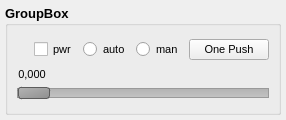
<?xml version="1.0" encoding="UTF-8"?>
<ui version="4.0">
 <class>DC1394Slider</class>
 <widget class="QWidget" name="DC1394Slider">
  <property name="geometry">
   <rect>
    <x>0</x>
    <y>0</y>
    <width>286</width>
    <height>120</height>
   </rect>
  </property>
  <property name="windowTitle">
   <string>Form</string>
  </property>
  <layout class="QGridLayout" name="gridLayout">
   <property name="leftMargin">
    <number>5</number>
   </property>
   <property name="topMargin">
    <number>5</number>
   </property>
   <property name="rightMargin">
    <number>5</number>
   </property>
   <property name="bottomMargin">
    <number>5</number>
   </property>
   <property name="spacing">
    <number>5</number>
   </property>
   <item row="0" column="0">
    <widget class="QGroupBox" name="label">
     <property name="font">
      <font>
       <pointsize>10</pointsize>
       <weight>75</weight>
       <bold>true</bold>
      </font>
     </property>
     <property name="title">
      <string>GroupBox</string>
     </property>
     <layout class="QVBoxLayout" name="verticalLayout_2">
      <item>
       <widget class="QWidget" name="widget_2" native="true">
        <property name="font">
         <font>
          <pointsize>8</pointsize>
          <weight>50</weight>
          <bold>false</bold>
         </font>
        </property>
        <layout class="QVBoxLayout" name="verticalLayout">
         <property name="spacing">
          <number>0</number>
         </property>
         <property name="leftMargin">
          <number>0</number>
         </property>
         <property name="topMargin">
          <number>0</number>
         </property>
         <property name="rightMargin">
          <number>0</number>
         </property>
         <property name="bottomMargin">
          <number>0</number>
         </property>
         <item>
          <layout class="QHBoxLayout" name="horizontalLayout_2" stretch="0">
           <item>
            <widget class="QWidget" name="widget_1" native="true">
             <property name="maximumSize">
              <size>
               <width>16777215</width>
               <height>25</height>
              </size>
             </property>
             <layout class="QHBoxLayout" name="horizontalLayout">
              <property name="leftMargin">
               <number>0</number>
              </property>
              <property name="topMargin">
               <number>0</number>
              </property>
              <property name="rightMargin">
               <number>0</number>
              </property>
              <property name="bottomMargin">
               <number>0</number>
              </property>
              <item>
               <spacer name="horizontalSpacer">
                <property name="orientation">
                 <enum>Qt::Horizontal</enum>
                </property>
                <property name="sizeHint" stdset="0">
                 <size>
                  <width>40</width>
                  <height>20</height>
                 </size>
                </property>
               </spacer>
              </item>
              <item>
               <widget class="QCheckBox" name="pPwr">
                <property name="text">
                 <string>pwr</string>
                </property>
               </widget>
              </item>
              <item>
               <widget class="QRadioButton" name="pRBa">
                <property name="text">
                 <string>auto</string>
                </property>
               </widget>
              </item>
              <item>
               <widget class="QRadioButton" name="pRBm">
                <property name="text">
                 <string>man</string>
                </property>
               </widget>
              </item>
              <item>
               <widget class="QPushButton" name="m_OnePush">
                <property name="text">
                 <string>One Push</string>
                </property>
               </widget>
              </item>
             </layout>
            </widget>
           </item>
          </layout>
         </item>
         <item>
          <widget class="QWidget" name="widget" native="true">
           <property name="minimumSize">
            <size>
             <width>0</width>
             <height>20</height>
            </size>
           </property>
           <property name="maximumSize">
            <size>
             <width>16777215</width>
             <height>20</height>
            </size>
           </property>
           <widget class="QLabel" name="lblValue">
            <property name="geometry">
             <rect>
              <x>0</x>
              <y>0</y>
              <width>30</width>
              <height>20</height>
             </rect>
            </property>
            <property name="text">
             <string>0,000</string>
            </property>
            <property name="alignment">
             <set>Qt::AlignCenter</set>
            </property>
           </widget>
          </widget>
         </item>
         <item>
          <widget class="QSlider" name="m_Slider">
           <property name="enabled">
            <bool>true</bool>
           </property>
           <property name="styleSheet">
            <string notr="true">QSlider::groove:horizontal:enabled {
     border: 1px solid #999999;
     height: 8px; /* the groove expands to the size of the slider by default. by giving it a height, it has a fixed size */
     background: qlineargradient(x1:0, y1:0, x2:0, y2:1, stop:0 #B1B1B1, stop:1 #c4c4c4);
     margin: 2px 0;
 }

QSlider::groove:horizontal:disabled {
     border: 1px solid #c8c8c8;
     height: 8px; /* the groove expands to the size of the slider by default. by giving it a height, it has a fixed size */
     background: qlineargradient(x1:0, y1:0, x2:0, y2:1, stop:0 #f0f0f0, stop:1 #dcdcdc);
     margin: 2px 0;
 }

 QSlider::handle:horizontal:enabled {
     background: qlineargradient(x1:0, y1:0, x2:1, y2:1, stop:0 #b4b4b4, stop:1 #8f8f8f);
     border: 1px solid #5c5c5c;
     width: 30px;
     margin: -2px 0; /* handle is placed by default on the contents rect of the groove. Expand outside the groove */
     border-radius: 3px;
 }


 QSlider::handle:horizontal:disabled {
     background: qlineargradient(x1:0, y1:0, x2:1, y2:1, stop:0 #e6e6e6, stop:1 #c8c8c8);
     border: 1px solid #c8c8c8;
     width: 30px;
     margin: -2px 0; /* handle is placed by default on the contents rect of the groove. Expand outside the groove */
     border-radius: 3px;
 }</string>
           </property>
           <property name="maximum">
            <number>1000</number>
           </property>
           <property name="tracking">
            <bool>true</bool>
           </property>
           <property name="orientation">
            <enum>Qt::Horizontal</enum>
           </property>
          </widget>
         </item>
        </layout>
       </widget>
      </item>
     </layout>
    </widget>
   </item>
  </layout>
 </widget>
 <resources/>
 <connections/>
</ui>
